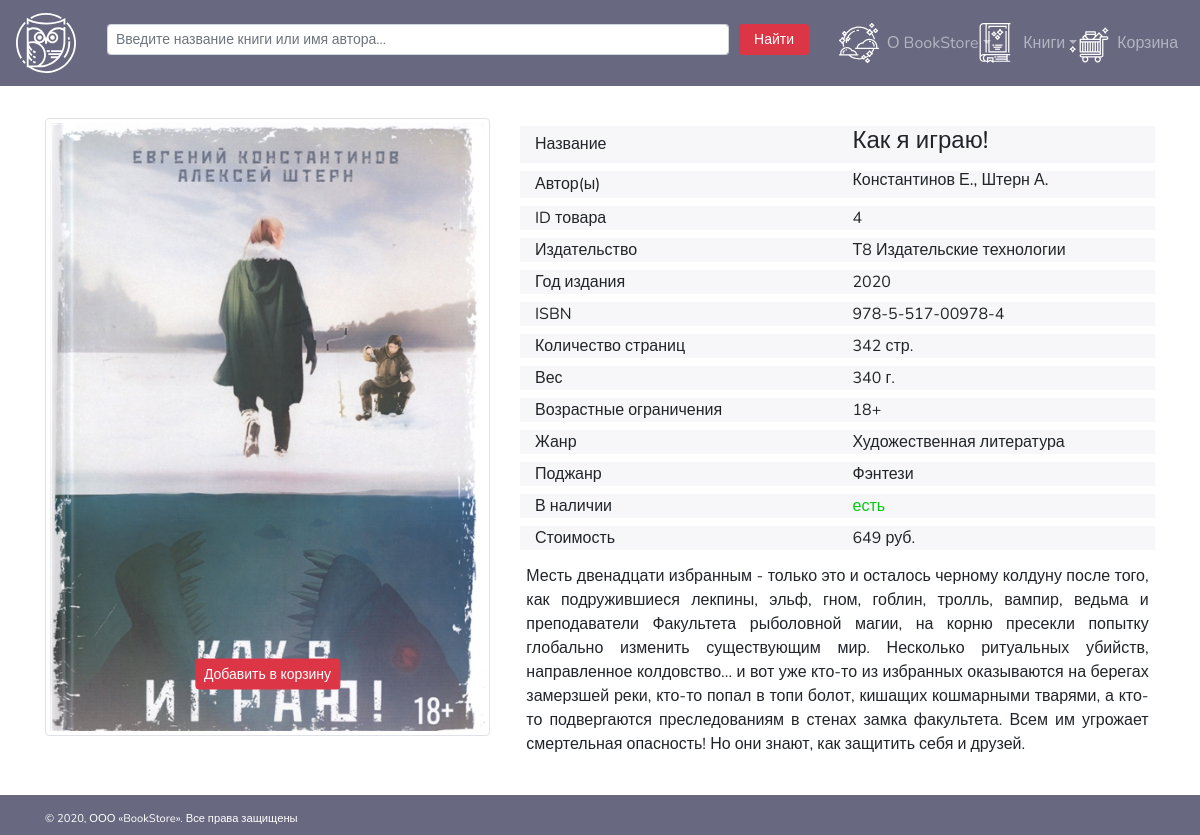
/singleBookPage.php, run on the app's committed database.
### tables this page shows
CREATE TABLE BOOK(
    IDBOOK INTEGER NOT NULL AUTO_INCREMENT PRIMARY KEY,
    ISBN VARCHAR(255) NOT NULL UNIQUE,
    BOOK TEXT NOT NULL,
    IDGENRE2 INTEGER,
    IDPUBLISHER INTEGER,
    WEIGHT DOUBLE,
    IMPRINTYEAR YEAR,
    PAGE INTEGER,
    ANNOTATION TEXT,
    AGELIMIT INTEGER,
    COST DOUBLE UNSIGNED NOT NULL DEFAULT 0,
    POPULARITY INTEGER UNSIGNED,
    AVAILABILITY BOOLEAN NOT NULL DEFAULT TRUE,
	PHOTO TEXT
);

CREATE TABLE AUTHOR(
    IDAUTHOR INTEGER NOT NULL AUTO_INCREMENT PRIMARY KEY,
    NAME TINYTEXT NOT NULL
);

CREATE TABLE PUBLISHER(
    IDPUBLISHER INTEGER NOT NULL AUTO_INCREMENT PRIMARY KEY,
    PUBLISHER VARCHAR(255) NOT NULL UNIQUE
);

CREATE TABLE GENRE(
    IDGENRE INTEGER NOT NULL AUTO_INCREMENT PRIMARY KEY,
    GENRE VARCHAR(255) NOT NULL UNIQUE
);

CREATE TABLE GENRE2(
    IDGENRE2 INTEGER NOT NULL AUTO_INCREMENT PRIMARY KEY,
    IDGENRE INTEGER NOT NULL,
    GENRE2 TINYTEXT NOT NULL
);

### php/book.php (called while the page is built, shortened)
<?php
class Book{
    private $id;
    public function getId(){
		return $this->id;
	}
    public function getBookInfo(int $idbook){
        require_once $_SERVER['DOCUMENT_ROOT']."/php/db.php";
        $db = new Database();
        $info = $db->getQuery("SELECT B.ISBN, B.BOOK, G.GENRE, B.AVAILABILITY,
        G2.GENRE2, P.PUBLISHER, B.WEIGHT, B.IMPRINTYEAR, B.PAGE, A.NAME AUTHORS,
        B.ANNOTATION, B.AGELIMIT, B.COST, B.POPULARITY, B.PHOTO
        FROM BOOK B, GENRE G, GENRE2 G2, PUBLISHER P, AUTHOR A, BOOKAUTHOR BA
        WHERE B.IDBOOK = " . $idbook ." AND G.IDGENRE = G2.IDGENRE
        AND G2.IDGENRE2 = B.IDGENRE2 AND P.IDPUBLISHER = B.IDPUBLISHER
        AND A.IDAUTHOR = BA.IDAUTHOR AND B.IDBOOK = BA.IDBOOK");
        $i = 0;
        if (count($info) <> 0){
            $this->id = (integer)$idbook;
            $this->isbn = $info[$i]['ISBN'];
            $this->name = $info[$i]['BOOK'];
            $this->genre = $info[$i]['GENRE'];
            $this->genre2 = $info[$i]['GENRE2'];
            $this->publisher = $info[$i]['PUBLISHER'];
            $this->weight = (double)$info[$i]['WEIGHT'];
            $this->year = (integer)$info[$i]['IMPRINTYEAR'];
            $this->page = (integer)$info[$i]['PAGE'];
            $this->annotation = $info[$i]['ANNOTATION'];
            $this->agelimit = $info[$i]['AGELIMIT'];
            $this->cost = (double)$info[$i]['COST'];
            $this->availability = (boolean)$info[$i]['AVAILABILITY'];
            $this->photo = $info[$i]['PHOTO'];
            $this->authors = $info[$i]['AUTHORS'];
        }
        else echo "Ошибка! Книги с таким ID не существует.";
    }
}

### php/db.php (called while the page is built, shortened)
<?php
class Database{
	private $host = 'localhost';
	private $user = 'root';
	private $password = 'root';
	private $db = 'bookshop';
	private $port= 3306;
	protected $connection = null;
	protected function startConnection(){
		$this->connection = new mysqli($this->host, $this->user, $this->password, $this->db, $this->port);
	}
	protected function abortConnection(){
        if($this->connection != null){
            $this->connection = null;
        }
    }
	public function getQuery($query){
		$result = array();
		if($data = $this->connection->query($query)){
			while ($row = $data->fetch_assoc()) {
				$result[] = $row;
			};
		}
		return $result;
	}
}

### singleBookPage.php (the view, shortened to what this page needs)
<!DOCTYPE html>
<html>
<head>
    <?php
        include_once $_SERVER['DOCUMENT_ROOT']."/blocks/head.php";
    ?>
</head>
<body>
    <?php
        include_once $_SERVER['DOCUMENT_ROOT']."/blocks/header.php";
        require_once $_SERVER['DOCUMENT_ROOT']."/php/book.php";
        $book = new Book();
        $book->getBookInfo(4);
    ?>
    <main class="container">
        <div class="container contentcontainer">
            <div class="row contentcontainerBook">
                <div class="col-5 bookCol">
                    <div class="row">
                        <div class="col containerPhotoBook">
                            <img class="img-thumbnail bookImg" <?='src="images/book/' . $book->photo . '"';?> alt="">
                            <button class="btn btn-danger btn-sm addToCart" <?='data-id="' . $book->getId() . '"';?> type="submit">Добавить в корзину</button>
                        </div>
                    </div>
                </div>
                <div class="col-7 bookCol">
                    <div class="row bookRow">
                        <div class="col bookField">Название</div>
                        <div class="col"><h4><?=$book->name;?></h4></div>
                    </div>
                    <div class="row bookRow">
                        <div class="col bookField">Автор(ы)</div>
                        <div class="col"><h6><?=$book->authors;?></h6></div>
                    </div>
                    <div class="row bookRow">
                        <div class="col bookField">ID товара</div>
                        <div class="col"><?=$book->getId();?></div>
                    </div>
                    <div class="row bookRow">
                        <div class="col bookField">Издательство</div>
                        <div class="col"><?=$book->publisher;?></div>
                    </div>
                    <div class="row bookRow">
                        <div class="col bookField">Год издания</div>
                        <div class="col"><?=$book->year;?></div>
                    </div>
                    <div class="row bookRow">
                        <div class="col bookField">ISBN</div>
                        <div class="col"><?=$book->isbn;?></div>
                    </div>
                    <div class="row bookRow">
                        <div class="col bookField">Количество страниц</div>
                        <div class="col"><?=$book->page;?> стр.</div>
                    </div>
                    <div class="row bookRow">
                        <div class="col bookField">Вес</div>
                        <div class="col"><?=$book->weight;?> г.</div>
                    </div>
                    <div class="row bookRow">
                        <div class="col bookField">Возрастные ограничения</div>
                        <div class="col"><?=$book->agelimit;?>+</div>
                    </div>
                    <div class="row bookRow">
                        <div class="col bookField">Жанр</div>
                        <div class="col"><?=$book->genre;?></div>
                    </div>
                    <div class="row bookRow">
                        <div class="col bookField">Поджанр</div>
                        <div class="col"><?=$book->genre2;?></div>
                    </div>
                    <div class="row bookRow">
                        <div class="col bookField">В наличии</div>
                        <?php
                        if($book->availability){
                            echo '<div class="col" style="color: #00ca11;">есть</div>';
                        } else{
                            echo '<div class="col" style="color: #dc3545;">нет</div>';
                        }?>
                    </div>
                    <div class="row bookRow">
                        <div class="col bookField">Стоимость</div>
                        <div class="col"><?=$book->cost;?> руб.</div>
                    </div>
                    <div class="row annotationRow">
                        <div class="col"><?=$book->annotation;?></div>
                    </div>
                </div>
            </div>
        </div>
    </main>
    <?php
        include_once $_SERVER['DOCUMENT_ROOT']."/blocks/footer.php";
    ?>
</body>
</html>

### css/style.css (style rules this page uses)
html, body { height: 100%; font-family: 'Nunito', sans-serif; min-width: 320px; }
.bookRow, .item, .contactUsBlock, .cartRow, .contactUsRow { background-color: rgba(104, 104, 129, 0.05); }
.containerPhotoBook .btn { top: 90%; left: 50%; transform: translate(-50%, -50%); -ms-transform: translate(-50%, -50%); }
.navbar-collapse, .container-nav, li, .contentcontainerBook, .bookFieldsContainer, .item, .miniBookFooter { display: flex; }
.navbar-nav .dropdown-menu, .containerPhotoBook .btn { position: absolute; }
.contentcontainer { padding: 4vh 0; }
.bannertext, .annotationRow, .miniBookFlow, .contentcontainerCart, .contactUsBlock, .cartRow, .cartMainRow, .contactUsRow { padding: 1%; }
.cartRow, .cartMainRow, .contactUsRow, .bookRow { margin: 1vh 0; }
.annotationRow, .bookRow { text-align: justify; }
.contentcontainerBook { justify-content: center; }
li, li a, .bookRow { align-items: center; }
.bookCol { min-width: 300px; }
main { min-height: 85vh; }

### data on the page
book: PHOTO (picture), BOOK "Как я играю!", author.NAME "Константинов Е., Штерн А.", IDPUBLISHER.PUBLISHER "Т8 Издательские технологии", IMPRINTYEAR "2020", ISBN "978-5-517-00978-4", PAGE "342", WEIGHT "340", AGELIMIT "18", genre.GENRE "Художественная литература", IDGENRE2.GENRE2 "Фэнтези", COST "649", ANNOTATION "Месть двенадцати избранным - только это и осталось черному колдуну после того, как подружившиеся лекпины, эльф, гном, гоблин, тролль, вампир, ведьма и преподаватели Факультета рыболовной магии, на корню пресекли попытку глобально изменить существующим мир. Несколько ритуальных убийств, направленное колдовство... и вот уже кто-то из избранных оказываются на берегах замерзшей реки, кто-то попал в топи болот, кишащих кошмарными тварями, а кто-то подвергаются преследованиям в стенах замка факультета. Всем им угрожает смертельная опасность! Но они знают, как защитить себя и друзей."

### other printed values
$book->getId() "4"
